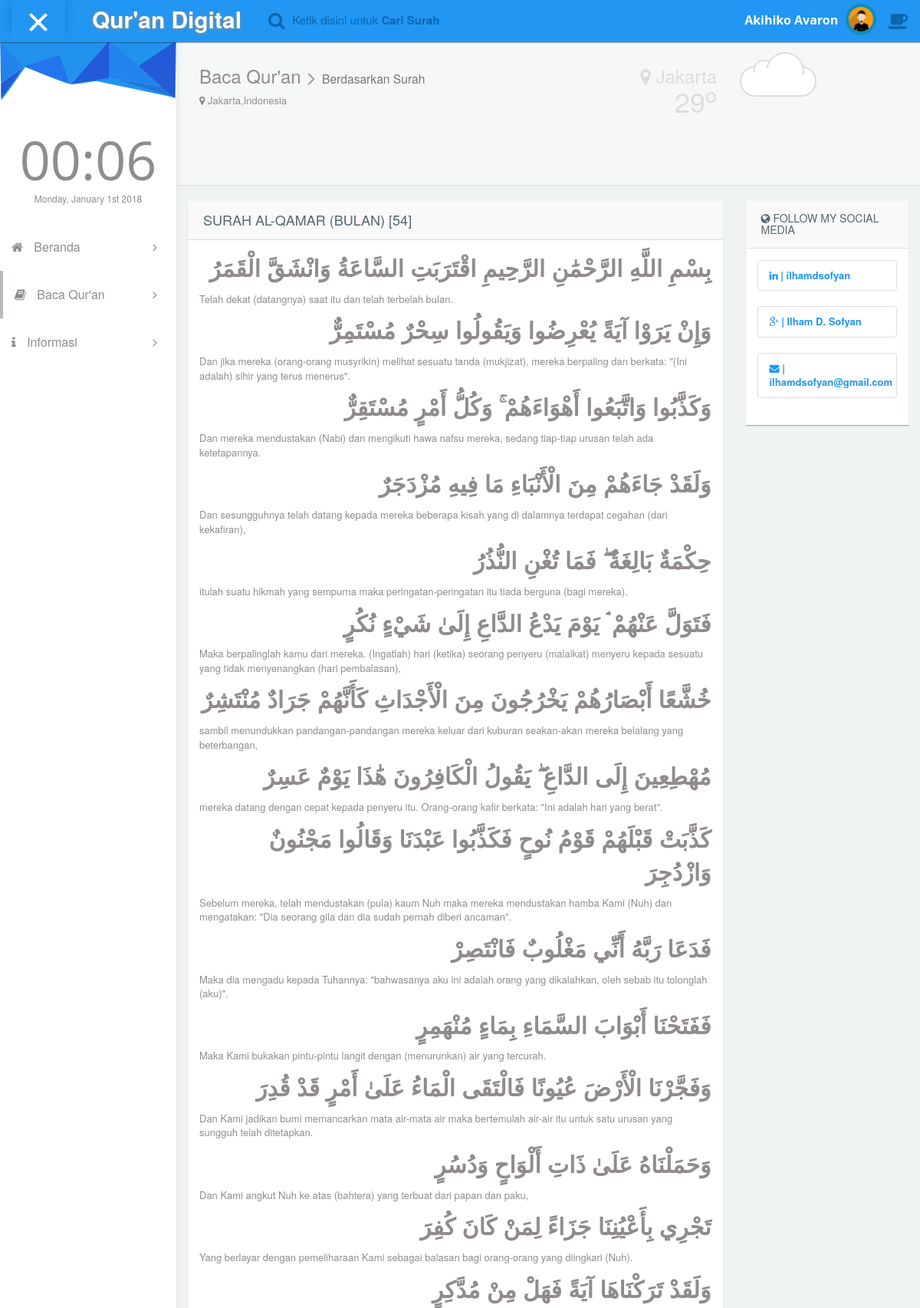
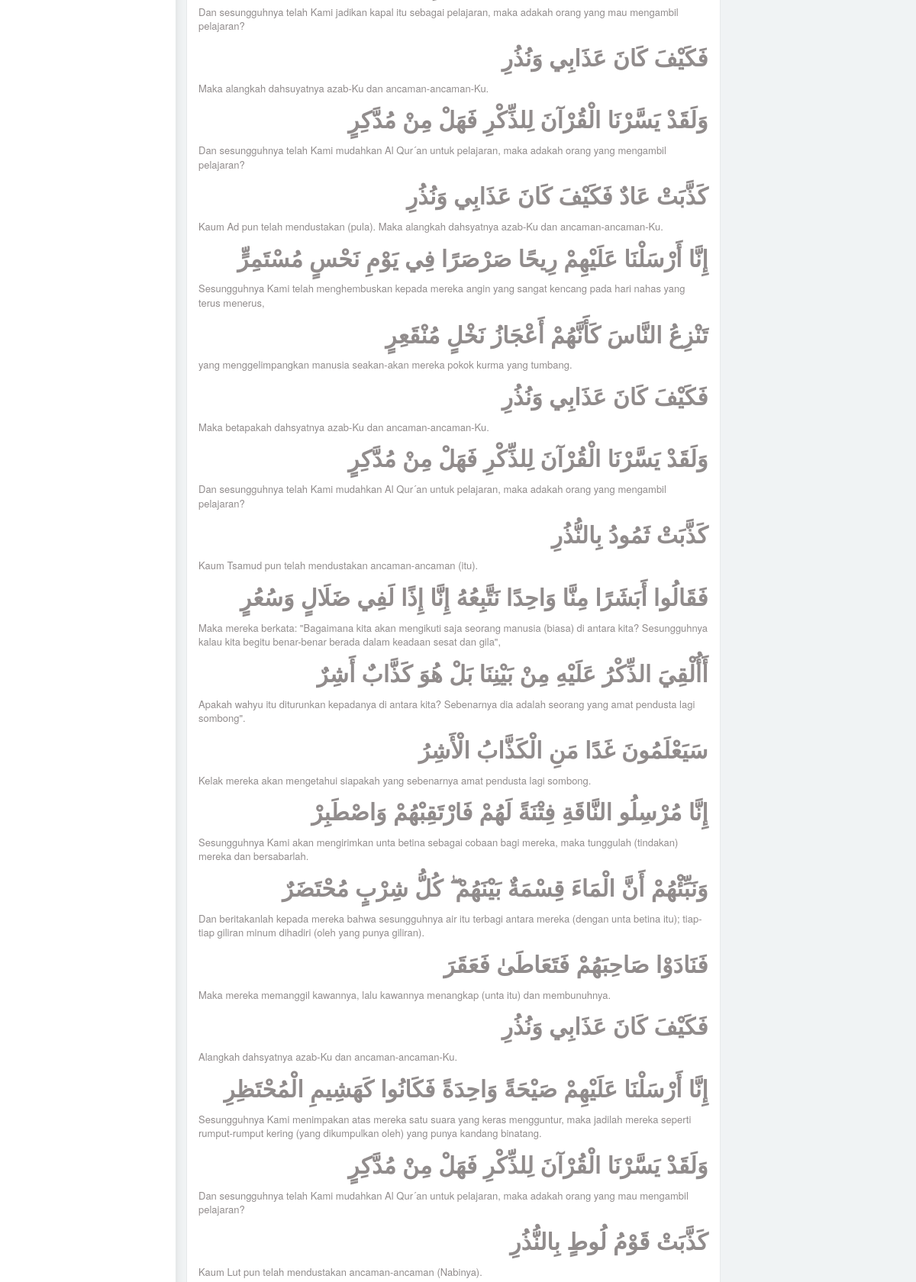
Screenshot of /baca/dari-surah/54 (upper part) with the database file from the repository (2 pictures, top to bottom).
### tables this page shows
CREATE TABLE `daftarsurat` (
  `index` int(11) NOT NULL AUTO_INCREMENT,
  `surat_indonesia` varchar(50) NOT NULL,
  `surat_arab` varchar(50) NOT NULL,
  `arti` varchar(100) NOT NULL,
  `jumlah_ayat` int(11) NOT NULL,
  `tempat_turun` varchar(50) NOT NULL,
  `urutan_pewahyuan` int(11) NOT NULL,
  PRIMARY KEY (`index`)
);

### application/controllers/Surah.php (called while the page is built, shortened)
<?php
class Surah extends CI_Controller {
	public function readSurah($index)
	{
		$data['surah'] = $this->mainmodel->getSurah(array('index' => $index), null, false);
		$data['ayah_id'] = $this->mainmodel->getAyah('id', array('ChapterID' => $index));
		$data['ayah_ar'] = $this->mainmodel->getAyah('ar', array('ChapterID' => $index));
		$data['content_title'] = 'Baca Qur\'an';
		$data['content_subtitle'] = 'Berdasarkan Surah';
		$data['content_file'] = 'content/baca_surah';
		$data['content_css'] = 'content/css/baca_surah';
		$data['content_js'] = 'content/js/baca_surah';
		$this->load->view('template/index', $data);
	}
}

### application/models/Mainmodel.php (called while the page is built, shortened)
<?php
class Mainmodel extends CI_Model {
	public function getSurah($params=array(), $columns='', $all=true, $groupBy='', $orderBy=array())
	{
		if (!empty($params)) {
			$this->db->where($params);
		}
		$data = $this->db->get('daftarsurat');
		if ($all) {
			$ret = $data->result_array();
		}
		else {
			$ret = $data->row_array();
		}
		return $ret;
	}
	public function getAyah($lang='ina', $params=array(), $columns='', $all=true, $groupBy='', $orderBy=array())
	{
		$table = ($lang == 'id') ? 'quran_id' : 'quran_ar';
		if (!empty($params)) {
			$this->db->where($params);
		}
		$data = $this->db->get($table);
		if ($all) {
			$ret = $data->result_array();
		}
		else {
			$ret = $data->row_array();
		}
		return $ret;
	}
}

### index.php (called while the page is built, shortened)
<?php
require_once BASEPATH.'core/CodeIgniter.php';

### application/views/content/baca_surah.php (the view)
<div class="panel">
	<div class="panel-heading">
		<h4 class="text-uppercase"><?php echo $surah['surat_indonesia'] . ' ('. $surah['arti'] .')' . ' ['. $surah['index'] .']' ?></h4>
	</div>
	<div class="panel-body">
		<?php foreach ($ayah_ar as $key => $value): ?>
			<p lang="ar" dir="rtl" style="font-weight: bold; font-size: 30px"> <?php echo $value['AyahText'] ?> </p>
			<p><?php echo $ayah_id[$key]['AyahText'] ?></p>
		<?php endforeach ?>
	</div>
</div>

### rows the page displays
daftarsurat: surat_indonesia "SURAH AL-QAMAR", arti "BULAN", index "54"

### other values shown
$values['title'] "Beranda"
$values['title'] "Baca Qur'an"
$values['title'] "Informasi"
$content_title "Baca Qur'an"
$content_subtitle "Berdasarkan Surah"
$value['AyahText'] "بِسْمِ اللَّهِ الرَّحْمَٰنِ الرَّحِيمِ اقْتَرَبَتِ السَّاعَةُ وَانْشَقَّ الْقَمَرُ"
$ayah_id[$key]['AyahText'] "Telah dekat (datangnya) saat itu dan telah terbelah bulan."
$value['AyahText'] "وَإِنْ يَرَوْا آيَةً يُعْرِضُوا وَيَقُولُوا سِحْرٌ مُسْتَمِرٌّ"
$ayah_id[$key]['AyahText'] "Dan jika mereka (orang-orang musyrikin) melihat sesuatu tanda (mukjizat), mereka berpaling dan berkata: \"(Ini adalah) sihir yang terus menerus\"."
$value['AyahText'] "وَكَذَّبُوا وَاتَّبَعُوا أَهْوَاءَهُمْ ۚ وَكُلُّ أَمْرٍ مُسْتَقِرٌّ"
$ayah_id[$key]['AyahText'] "Dan mereka mendustakan (Nabi) dan mengikuti hawa nafsu mereka, sedang tiap-tiap urusan telah ada ketetapannya."
$value['AyahText'] "وَلَقَدْ جَاءَهُمْ مِنَ الْأَنْبَاءِ مَا فِيهِ مُزْدَجَرٌ"
$ayah_id[$key]['AyahText'] "Dan sesungguhnya telah datang kepada mereka beberapa kisah yang di dalamnya terdapat cegahan (dari kekafiran),"
$value['AyahText'] "حِكْمَةٌ بَالِغَةٌ ۖ فَمَا تُغْنِ النُّذُرُ"
$ayah_id[$key]['AyahText'] "itulah suatu hikmah yang sempurna maka peringatan-peringatan itu tiada berguna (bagi mereka)."
